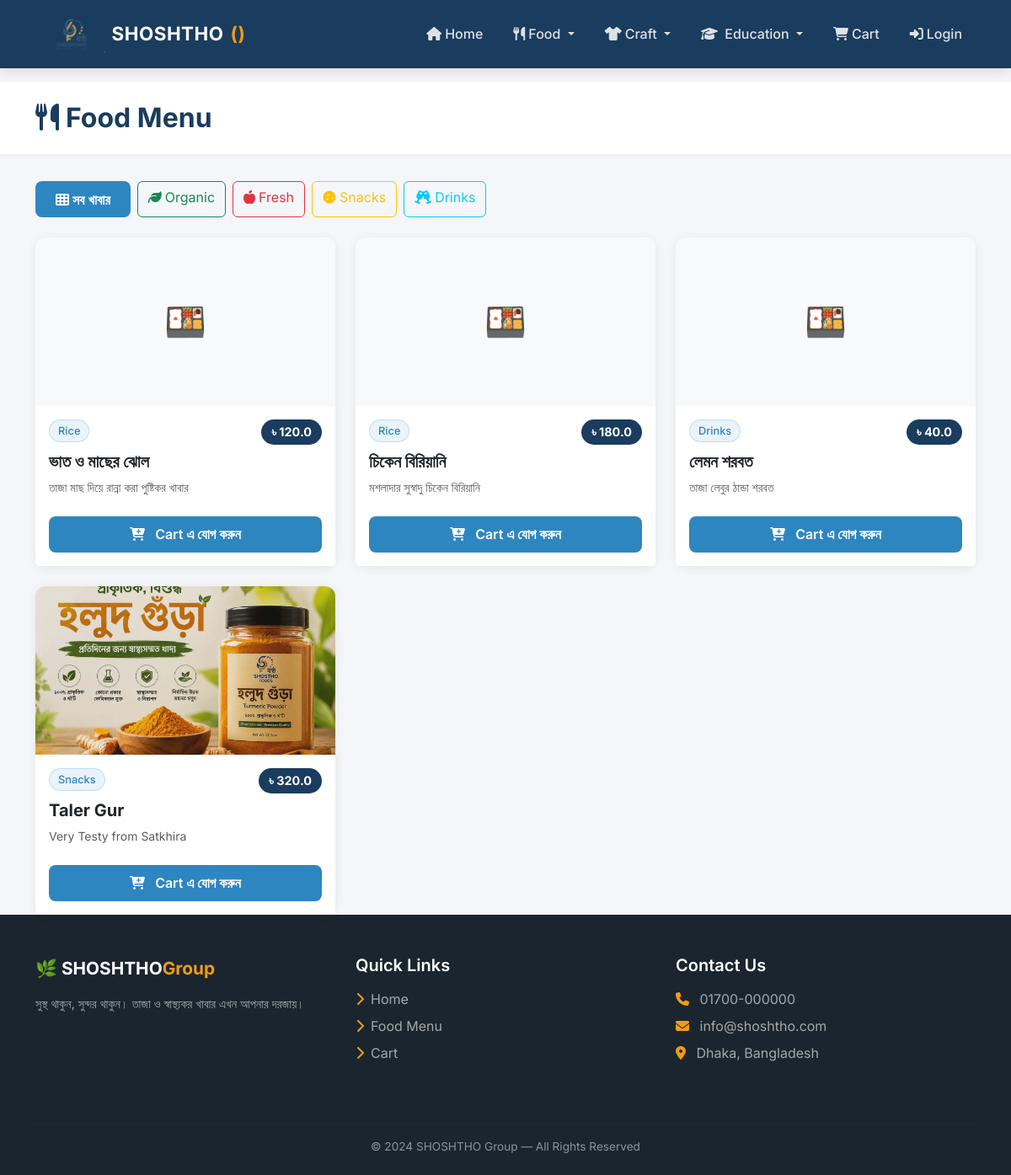
The page /menu on the database its author committed.
### app/models.py (models this page shows)
class FoodItem(db.Model):
    id = db.Column(db.Integer, primary_key=True)
    name = db.Column(db.String(200), nullable=False)
    description = db.Column(db.Text)
    price = db.Column(db.Float, nullable=False)
    category = db.Column(db.String(100))
    sub_category = db.Column(db.String(100))
    image_url = db.Column(db.String(300))
    is_available = db.Column(db.Boolean, default=True)
    created_at = db.Column(db.DateTime, default=datetime.utcnow)

### app/routes/shop.py (the view)
@shop.route('/menu')
def menu():
    sub = request.args.get('sub')
    if sub:
        foods = FoodItem.query.filter_by(
            is_available=True,
            sub_category=sub
        ).all()
    else:
        foods = FoodItem.query.filter_by(
            is_available=True
        ).all()
    sub_categories = db.session.query(
        FoodItem.sub_category
    ).distinct().all()
    return render_template('menu.html',
                           foods=foods,
                           sub_categories=sub_categories,
                           current_sub=sub)

### app/templates/menu.html (shortened to what this page needs)
{% extends 'base.html' %}
{% block content %}
<div class="page-header">
    <div class="container">
        <h2><i class="fas fa-utensils me-2"></i>Food Menu</h2>
    </div>
</div>
<div class="container">
    <div class="mb-4 d-flex flex-wrap gap-2">
        <a href="/menu"
           class="btn {% if not current_sub %}btn-primary{% else %}btn-outline-primary{% endif %}">
            <i class="fas fa-th me-1"></i>সব খাবার
        </a>
        <a href="/menu?sub=Organic"
           class="btn {% if current_sub=='Organic' %}btn-success{% else %}btn-outline-success{% endif %}">
            <i class="fas fa-leaf me-1"></i>Organic
        </a>
        <a href="/menu?sub=Fresh"
           class="btn {% if current_sub=='Fresh' %}btn-danger{% else %}btn-outline-danger{% endif %}">
            <i class="fas fa-apple-alt me-1"></i>Fresh
        </a>
        <a href="/menu?sub=Snacks"
           class="btn {% if current_sub=='Snacks' %}btn-warning{% else %}btn-outline-warning{% endif %}">
            <i class="fas fa-cookie me-1"></i>Snacks
        </a>
        <a href="/menu?sub=Drinks"
           class="btn {% if current_sub=='Drinks' %}btn-info{% else %}btn-outline-info{% endif %}">
            <i class="fas fa-glass-cheers me-1"></i>Drinks
        </a>
    </div>
    {% if foods %}
    <div class="row g-4">
        {% for food in foods %}
        <div class="col-md-4 col-sm-6">
            <div class="card food-card h-100">
                <div class="zoom-container"
                     style="height:200px; overflow:hidden;
                            border-radius:12px 12px 0 0;">
                    {% if food.image_url %}
                    <img src="{{ food.image_url }}"
                         class="zoom-img w-100 h-100"
                         style="object-fit:cover;"
                         alt="{{ food.name }}">
                    {% else %}
                    <div class="w-100 h-100 d-flex
                                align-items-center
                                justify-content-center
                                bg-light fs-1">
                        🍱
                    </div>
                    {% endif %}
                </div>
                <div class="card-body">
                    <div class="d-flex justify-content-between
                                align-items-start mb-2">
                        <span class="category-badge">
                            {{ food.sub_category or food.category }}
                        </span>
                        <span class="price-tag">
                            ৳ {{ food.price }}
                        </span>
                    </div>
                    <h5 class="card-title fw-bold">
                        {{ food.name }}
                    </h5>
                    <p class="card-text text-muted small">
                        {{ food.description }}
                    </p>
                </div>
                <div class="card-footer bg-white border-0 pb-3">
                    <form action="/cart/add/food/{{ food.id }}"
                          method="POST">
                        <button class="btn btn-primary w-100">
                            <i class="fas fa-cart-plus me-2"></i>
                            Cart এ যোগ করুন
                        </button>
                    </form>
                </div>
            </div>
        </div>
        {% endfor %}
    </div>
    {% endif %}
</div>
{% endblock %}

### app/templates/base.html (style rules this page uses)
:root { --primary: #1a3c5e; --secondary: #2e86c1; --accent: #f39c12; --light: #f8f9fa; --dark: #1a252f; --text: #2c3e50; }
* { margin: 0; padding: 0; box-sizing: border-box; }
body { font-family: 'Inter', 'Hind Siliguri', sans-serif; color: var(--text); background: #f4f6f9; }
.btn-primary { background: var(--secondary); border: none; font-weight: 600; padding: 0.6rem 1.5rem; border-radius: 8px; transition: all 0.2s; }
.card { border: none; border-radius: 12px; box-shadow: 0 2px 12px rgba(0,0,0,0.07); transition: all 0.3s; background: white; }
.food-card .price-tag { background: var(--primary); color: white; padding: 4px 12px; border-radius: 20px; font-weight: 700; font-size: 0.9rem; }
.food-card .category-badge { background: rgba(46,134,193,0.1); color: var(--secondary); border: 1px solid rgba(46,134,193,0.2); padding: 3px 10px; border-radius: 20px; font-size: 0.8rem; font-weight: 500; }
.page-header { background: white; padding: 1.5rem 0; margin-bottom: 2rem; box-shadow: 0 1px 5px rgba(0,0,0,0.05); }
.page-header h2 { color: var(--primary); font-weight: 700; margin: 0; }
.zoom-container { cursor: zoom-in; }
.zoom-img { transition: transform 0.4s ease; }

### rows shown on the page
FoodItem: sub_category+category "Rice", price "120.0", name "ভাত ও মাছের ঝোল", description "তাজা মাছ দিয়ে রান্না করা পুষ্টিকর খাবার"
FoodItem: sub_category+category "Rice", price "180.0", name "চিকেন বিরিয়ানি", description "মশলাদার সুস্বাদু চিকেন বিরিয়ানি"
FoodItem: sub_category+category "Drinks", price "40.0", name "লেমন শরবত", description "তাজা লেবুর ঠান্ডা শরবত"
FoodItem: image_url (picture), sub_category+category "Snacks", price "320.0", name "Taler Gur", description "Very Testy from Satkhira"
